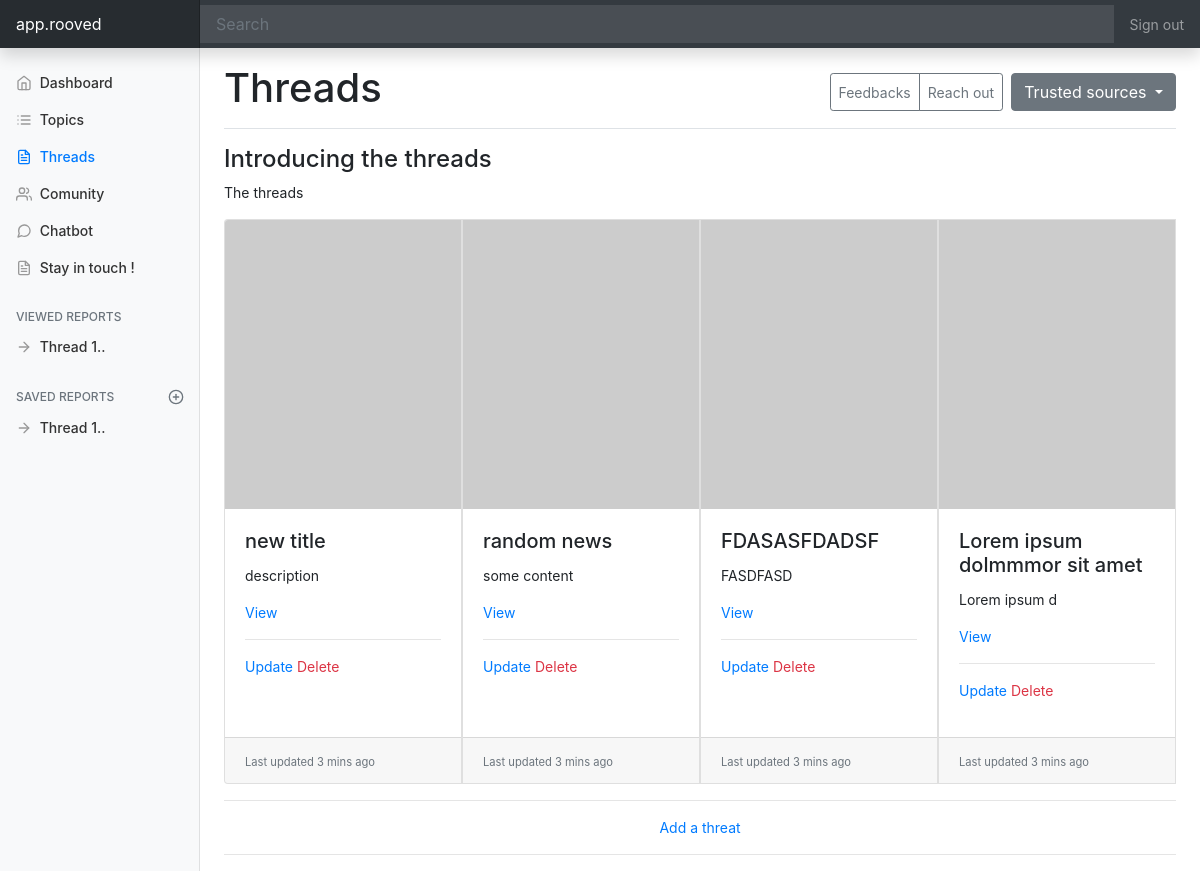
The page /threads/ on the database its author committed.
### app/models.py (models this page shows, shortened)
class Threat(models.Model):
    title = models.CharField(max_length=140)
    description = models.CharField(max_length=140)
    who = models.CharField(max_length=140)
    what = models.CharField(max_length=140)
    where = models.CharField(max_length=140)
    when = models.CharField(max_length=140)
    why = models.CharField(max_length=140)

### app/views.py (the view)
# urls.py: path('threads/', views.threads.as_view(), name='threads'),
class threads(ListView):
    model = models.Threat
    template_name = 'app/views/threadsList.html'
    paginate_by = 4
    def get_queryset(self):
        return self.model.objects.order_by('-id')
    def get_context_data(self, **kwargs):
        context = super().get_context_data(**kwargs)
        context['pageTitle'] = 'Threads'
        return context

### core/templates/app/views/threadsList.html (shortened to what this page needs)
{% extends '../../layouts/baseLayout.html' %}
{% block content %}
<h4>Introducing the threads</h4>
<p>
    The threads
</p>
    <div class="card-group">
        {% for object in object_list %}
            <div class="card">
                <img class="card-img-top" src="https://picsum.photos/147/180" alt="Card image cap">
                <div class="card-body">
                  <h5 class="card-title">{{ object.title }}</h5>
                  <p class="card-text">{{ object.description }}</p>
                  <a href="{% url 'viewDetail' object.pk %}">View</a>
                  <hr>
                  <p>
                      <a href="{% url 'update' object.pk %}">Update</a>
                      <a href="{% url 'delete' object.pk %}" class="text-danger">Delete</a>
                  </p>
                </div>
                <div class="card-footer">
                  <small class="text-muted">Last updated 3 mins ago</small>
                </div>
            </div>
            <br>
            {% empty %}
            <li>No Threats yet</li>
        {% endfor %}
    </div>
    <hr>
    <center><a href="{% url 'submit' %}">Add a threat</a></center>
<hr>
{% endblock %}

### core/static/assets/css/dashboard.css (style rules this page uses)
body { font-size: .875rem; }

### rows shown on the page
Threat: title "new title", description "description"
Threat: title "random news", description "some content"
Threat: title "FDASASFDADSF", description "FASDFASD"
Threat: title "Lorem ipsum dolmmmor sit amet", description "Lorem ipsum d"

### other values the page prints
{{ pageTitle }} "Threads"
